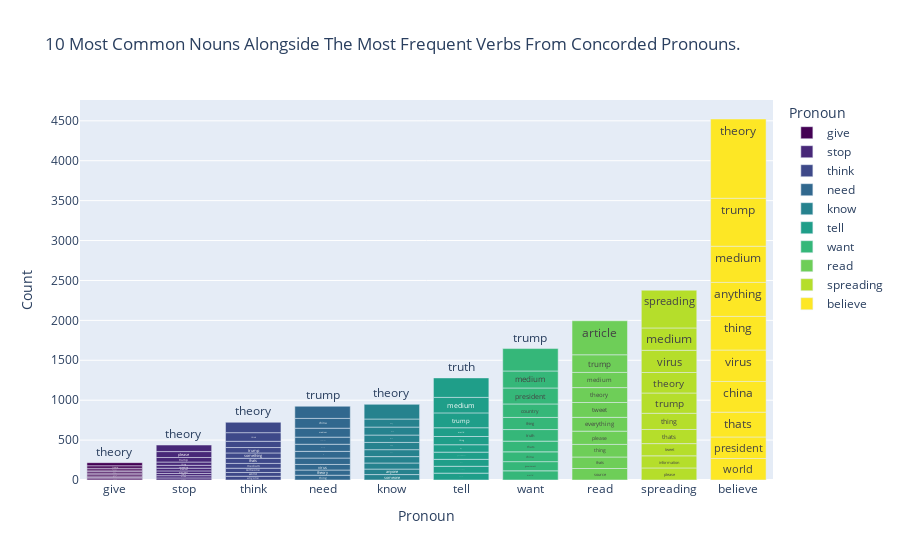

Source (notebook cell):
### Code cell
ls_of_vars = []

for i in ls_vrb_adj:
    ls_of_vars.append(i)
    
bar_stacked(ls_of_vars, 10, "10 Most Common Nouns Alongside The Most Frequent Verbs From Concorded Pronouns.")

### Figure 1 — Plotly figure (JSON) as saved in the notebook; plotly's stock layout.template omitted (floating-point values rounded to 4 significant figures)
{"data": [{"alignmentgroup": "True", "hovertemplate": "Pronoun=%{x}<br>Count=%{y}<br>Word=%{text}<extra></extra>", "legendgroup": "give", "marker": {"color": "#440154", "pattern": {"shape": ""}}, "name": "give", "offsetgroup": "give", "orientation": "v", "showlegend": true, "text": ["group", "country", "friend", "please", "opinion", "thing", "point", "money", "trump", "theory"], "textposition": "auto", "type": "bar", "x": ["give", "give", "give", "give", "give", "give", "give", "give", "give", "give"], "xaxis": "x", "y": [16, 16, 17, 18, 19, 19, 20, 22, 31, 39], "yaxis": "y"}, {"alignmentgroup": "True", "hovertemplate": "Pronoun=%{x}<br>Count=%{y}<br>Word=%{text}<extra></extra>", "legendgroup": "stop", "marker": {"color": "#482878", "pattern": {"shape": ""}}, "name": "stop", "offsetgroup": "stop", "orientation": "v", "showlegend": true, "text": ["nothing", "virus", "thats", "president", "medium", "spreading", "thing", "trump", "please", "theory"], "textposition": "auto", "type": "bar", "x": ["stop", "stop", "stop", "stop", "stop", "stop", "stop", "stop", "stop", "stop"], "xaxis": "x", "y": [26, 28, 28, 32, 34, 36, 41, 57, 74, 82], "yaxis": "y"}, {"alignmentgroup": "True", "hovertemplate": "Pronoun=%{x}<br>Count=%{y}<br>Word=%{text}<extra></extra>", "legendgroup": "think", "marker": {"color": "#3e4989", "pattern": {"shape": ""}}, "name": "think", "offsetgroup": "think", "orientation": "v", "showlegend": true, "text": ["anyone", "world", "someone", "medium", "thats", "something", "trump", "thing", "think", "theory"], "textposition": "auto", "type": "bar", "x": ["think", "think", "think", "think", "think", "think", "think", "think", "think", "think"], "xaxis": "x", "y": [47, 47, 54, 60, 64, 67, 68, 78, 108, 130], "yaxis": "y"}, {"alignmentgroup": "True", "hovertemplate": "Pronoun=%{x}<br>Count=%{y}<br>Word=%{text}<extra></extra>", "legendgroup": "need", "marker": {"color": "#31688e", "pattern": {"shape": ""}}, "name": "need", "offsetgroup": "need", "orientation": "v", "showlegend": true, "text": ["thing", "theory", "virus", "world", "president", "country", "information", "medium", "china", "trump"], "textposition": "auto", "type": "bar", "x": ["need", "need", "need", "need", "need", "need", "need", "need", "need", "need"], "xaxis": "x", "y": [60, 65, 70, 80, 84, 89, 89, 112, 123, 152], "yaxis": "y"}, {"alignmentgroup": "True", "hovertemplate": "Pronoun=%{x}<br>Count=%{y}<br>Word=%{text}<extra></extra>", "legendgroup": "know", "marker": {"color": "#26828e", "pattern": {"shape": ""}}, "name": "know", "offsetgroup": "know", "orientation": "v", "showlegend": true, "text": ["someone", "anyone", "medium", "virus", "trump", "family", "friend", "thats", "thing", "theory"], "textposition": "auto", "type": "bar", "x": ["know", "know", "know", "know", "know", "know", "know", "know", "know", "know"], "xaxis": "x", "y": [68, 69, 76, 80, 87, 91, 92, 100, 101, 184], "yaxis": "y"}, {"alignmentgroup": "True", "hovertemplate": "Pronoun=%{x}<br>Count=%{y}<br>Word=%{text}<extra></extra>", "legendgroup": "tell", "marker": {"color": "#1f9e89", "pattern": {"shape": ""}}, "name": "tell", "offsetgroup": "tell", "orientation": "v", "showlegend": true, "text": ["please", "everything", "china", "government", "story", "thing", "world", "trump", "medium", "truth"], "textposition": "auto", "type": "bar", "x": ["tell", "tell", "tell", "tell", "tell", "tell", "tell", "tell", "tell", "tell"], "xaxis": "x", "y": [86, 86, 87, 90, 93, 103, 110, 186, 194, 244], "yaxis": "y"}, {"alignmentgroup": "True", "hovertemplate": "Pronoun=%{x}<br>Count=%{y}<br>Word=%{text}<extra></extra>", "legendgroup": "want", "marker": {"color": "#35b779", "pattern": {"shape": ""}}, "name": "want", "offsetgroup": "want", "orientation": "v", "showlegend": true, "text": ["world", "government", "china", "thats", "truth", "thing", "country", "president", "medium", "trump"], "textposition": "auto", "type": "bar", "x": ["want", "want", "want", "want", "want", "want", "want", "want", "want", "want"], "xaxis": "x", "y": [115, 115, 123, 134, 145, 152, 169, 200, 213, 281], "yaxis": "y"}, {"alignmentgroup": "True", "hovertemplate": "Pronoun=%{x}<br>Count=%{y}<br>Word=%{text}<extra></extra>", "legendgroup": "read", "marker": {"color": "#6ece58", "pattern": {"shape": ""}}, "name": "read", "offsetgroup": "read", "orientation": "v", "showlegend": true, "text": ["source", "thats", "thing", "please", "everything", "tweet", "theory", "medium", "trump", "article"], "textposition": "auto", "type": "bar", "x": ["read", "read", "read", "read", "read", "read", "read", "read", "read", "read"], "xaxis": "x", "y": [144, 144, 158, 166, 173, 186, 187, 190, 221, 426], "yaxis": "y"}, {"alignmentgroup": "True", "hovertemplate": "Pronoun=%{x}<br>Count=%{y}<br>Word=%{text}<extra></extra>", "legendgroup": "spreading", "marker": {"color": "#b5de2b", "pattern": {"shape": ""}}, "name": "spreading", "offsetgroup": "spreading", "orientation": "v", "showlegend": true, "text": ["please", "information", "tweet", "thats", "thing", "trump", "theory", "virus", "medium", "spreading"], "textposition": "auto", "type": "bar", "x": ["spreading", "spreading", "spreading", "spreading", "spreading", "spreading", "spreading", "spreading", "spreading", "spreading"], "xaxis": "x", "y": [151, 152, 153, 177, 203, 254, 257, 278, 280, 473], "yaxis": "y"}, {"alignmentgroup": "True", "hovertemplate": "Pronoun=%{x}<br>Count=%{y}<br>Word=%{text}<extra></extra>", "legendgroup": "believe", "marker": {"color": "#fde725", "pattern": {"shape": ""}}, "name": "believe", "offsetgroup": "believe", "orientation": "v", "showlegend": true, "text": ["world", "president", "thats", "china", "virus", "thing", "anything", "medium", "trump", "theory"], "textposition": "auto", "type": "bar", "x": ["believe", "believe", "believe", "believe", "believe", "believe", "believe", "believe", "believe", "believe"], "xaxis": "x", "y": [269, 270, 311, 385, 393, 422, 426, 453, 601, 993], "yaxis": "y"}], "layout": {"barmode": "relative", "hovermode": "closest", "legend": {"title": {"text": "Pronoun"}, "tracegroupgap": 0}, "title": {"text": "10 Most Common Nouns Alongside The Most Frequent Verbs From Concorded Pronouns."}, "xaxis": {"anchor": "y", "categoryarray": ["give", "stop", "think", "need", "know", "tell", "want", "read", "spreading", "believe"], "categoryorder": "array", "domain": [0, 1], "title": {"text": "Pronoun"}}, "yaxis": {"anchor": "x", "domain": [0, 1], "title": {"text": "Count"}}}}
